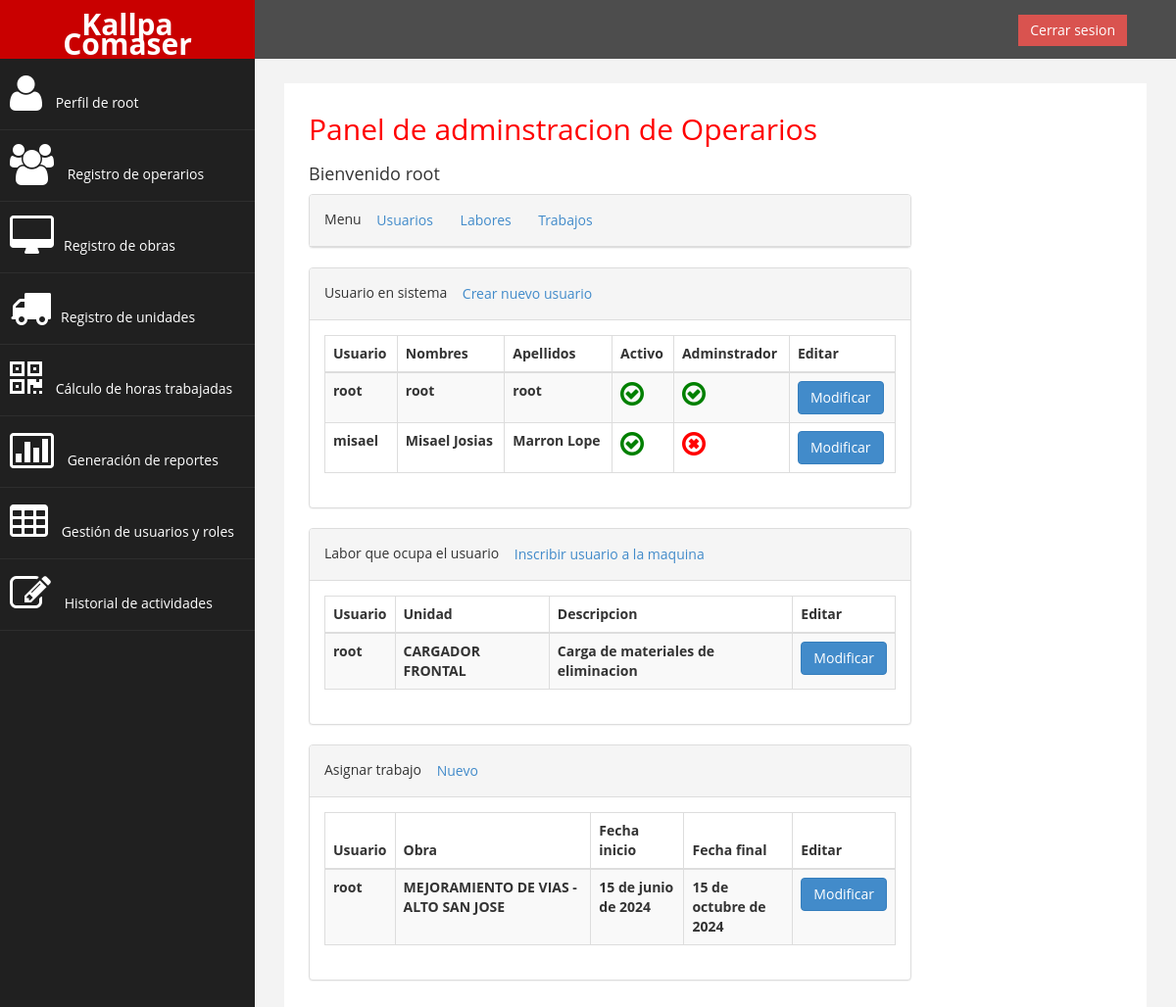
Page /listar_usuarios/ (signed in) on the earlier database version.
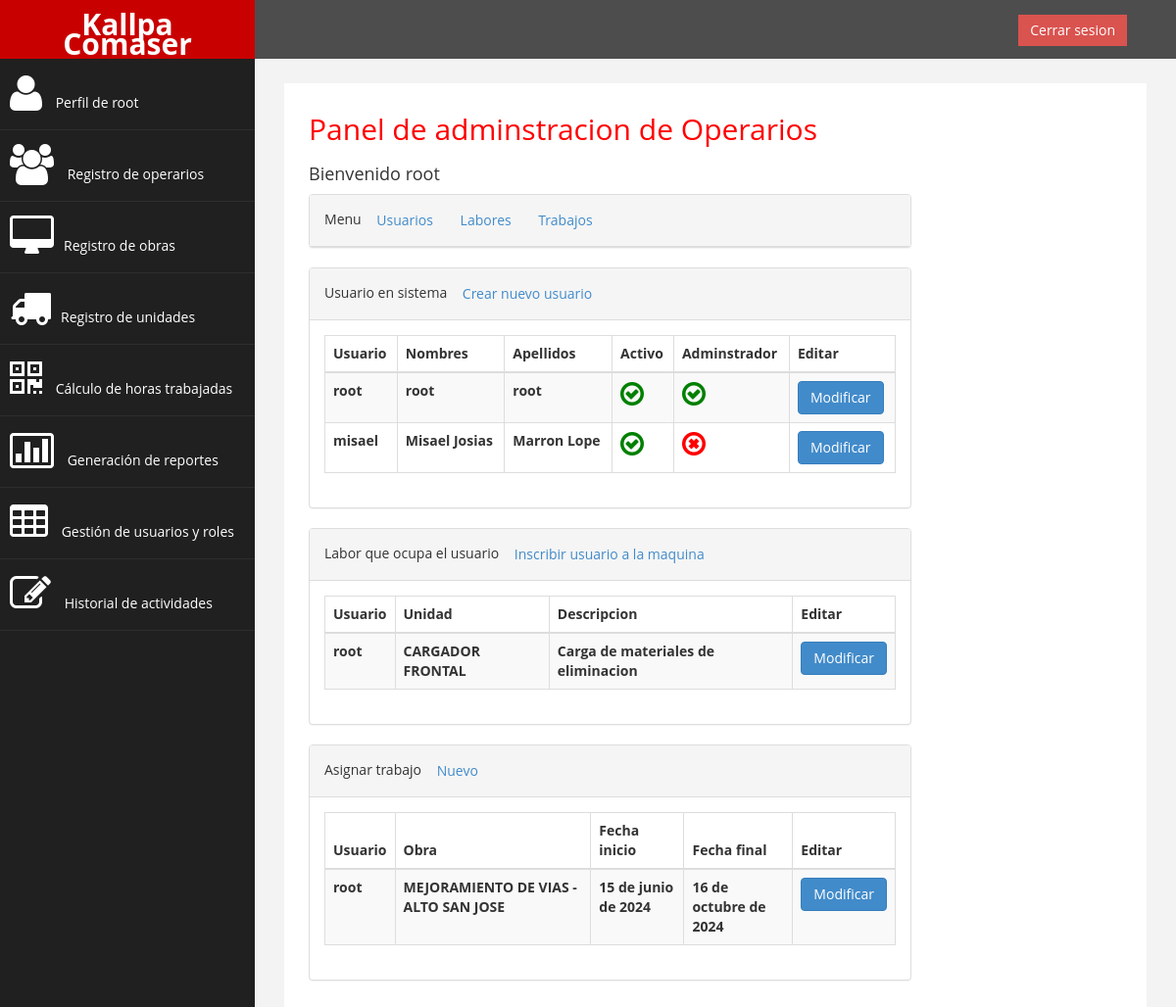
Same page on the later database version.
### sistemaLogeo/models.py (models this page shows, shortened)
class TRABAJO(models.Model):
    CodTra = models.AutoField(primary_key=True)
    CodLab = models.ForeignKey(LABOR, on_delete=models.CASCADE, db_column='CodLab')
    CodObra = models.ForeignKey(OBRA, on_delete=models.CASCADE, db_column='CodObra')
    FecIni = models.DateField()
    FecFin = models.DateField()
    class Meta:
        constraints = [
            models.UniqueConstraint(fields=['CodLab', 'CodObra'], name='unique_CodLab_CodObra')
        ]

class LABOR(models.Model):
    CodLab = models.AutoField(primary_key=True)
    CodUsu = models.ForeignKey(User, on_delete=models.CASCADE, db_column='CodUsu')
    CodUni = models.ForeignKey(UNIDAD, on_delete=models.CASCADE, db_column='CodUni')
    LabDes = models.CharField(max_length=60)
    class Meta:
        constraints = [
            models.UniqueConstraint(fields=['CodUsu', 'CodUni'], name='unique_codusu_coduni')
        ]

class OBRA(models.Model):
    CodObra = models.AutoField(primary_key=True)
    NomObra = models.CharField(max_length=60)
    NomCon = models.CharField(max_length=60)
    HorMin = models.IntegerField(null=False)

### sistemaLogeo/views.py (the view)
# urls.py: path('listar_usuarios/', listar_usuarios, name='listar_usuarios'),
@login_required
@user_passes_test(permisoElevados, login_url='/')
def listar_usuarios(request):
    usuarios = User.objects.all()
    labores = LABOR.objects.all()
    trabajos = TRABAJO.objects.all()
    return render(request, 'listar_usuarios.html', {'usuarios': usuarios,'labores': labores,'trabajos': trabajos})

### sistemaLogeo/views.py (called while the page is built)
def permisoElevados(user):
    return user.is_staff or user.is_superuser

### sistemaLogeo/templates/listar_usuarios.html (shortened to what the changed rows need)
{% extends "base.html" %}
{% block content %}
<div class="col-md-12">
    <h2>Panel de adminstracion de Operarios</h2>
</div>
<div id="usuario" class="col-md-9 col-sm-12 col-xs-12">
    <div class="panel panel-default">
        <div class="panel-body">
            <div class="table-responsive">
                <table class="table table-striped table-bordered table-hover">
                    <thead>
                        <tr>
                            <th>Usuario</th>
                            <th>Nombres</th>
                            <th>Apellidos</th>
                            <th>Activo</th>
                            <th>Adminstrador</th>
                            <th>Editar</th>
                        </tr>
                    </thead>
                    <tbody>
                        {% for usuario in usuarios %}
                        <tr>
                            <th>{{ usuario.username }}</th>
                            <th>{{ usuario.first_name }}</th>
                            <th>{{ usuario.last_name }}</th>
                            {% if usuario.is_active %}
                            <th><i style="color: green;" class="fa fa-check-circle-o fa-2x"></i></th>
                            {% else %}
                            <th><i style="color: red;" class="fa fa-times-circle-o fa-2x"></i></th>
                            {% endif %}
                            {% if usuario.is_staff or usuario.is_superuser %}
                            <th><i style="color: green;" class="fa fa-check-circle-o fa-2x"></i></th>
                            {% else %}
                            <th><i style="color: red;" class="fa fa-times-circle-o fa-2x"></i></th>
                            {% endif %}
                            <th><a href="{% url 'modificar_usuario' usuario.id %}" class="btn btn-primary">Modificar</a>
                            </th>
                        </tr>
                        {% endfor %}
                    </tbody>
                </table>
            </div>
        </div>
    </div>
</div>
<div id="labores" class="col-md-9 col-sm-12 col-xs-12">
    <div class="panel panel-default">
        <div class="panel-body">
            <div class="table-responsive">
                <table class="table table-striped table-bordered table-hover">
                    <thead>
                        <tr>
                            <th>Usuario </th>
                            <th>Unidad </th>
                            <th>Descripcion</th>
                            <th>Editar</th>
                        </tr>
                    </thead>
                    <tbody>
                        {% for labor in labores %}
                        <tr>
                            <th>{{ labor.CodUsu.username }}</th>
                            <th>{{ labor.CodUni.NomUni }}</th>
                            <th>{{ labor.LabDes }}</th>
                            <th><a href="{% url 'modificar_labor' labor.CodLab %}" class="btn btn-primary">Modificar</a>
                            </th>
                        </tr>
                        {% endfor %}
                    </tbody>
                </table>
            </div>
        </div>
    </div>
</div>
<div id="trabajos" class="col-md-9 col-sm-12 col-xs-12">
    <div class="panel panel-default">
        <div class="panel-body">
            <div class="table-responsive">
                <table class="table table-striped table-bordered table-hover">
                    <thead>
                        <tr>
                            <th>Usuario </th>
                            <th>Obra </th>
                            <th>Fecha inicio</th>
                            <th>Fecha final</th>
                            <th>Editar</th>
                        </tr>
                    </thead>
                    <tbody>
                        {% for trabajo in trabajos %}
                        <tr>
                            <th>{{ trabajo.CodLab.CodUsu.username }}</th>
                            <th>{{ trabajo.CodObra.NomObra }}</th>
                            <th>{{ trabajo.FecIni }}</th>
                            <th>{{ trabajo.FecFin }}</th>
                            <th><a href="{% url 'modificar_trabajo' trabajo.CodTra %}"
                                class="btn btn-primary">Modificar</a></th>
                        </tr>
                        {% endfor %}
                    </tbody>
                </table>
            </div>
        </div>
    </div>
</div>
{% endblock %}

Differences in the rows shown:
changed TRABAJO "root": FecFin "15 de octubre de 2024" → "16 de octubre de 2024"
